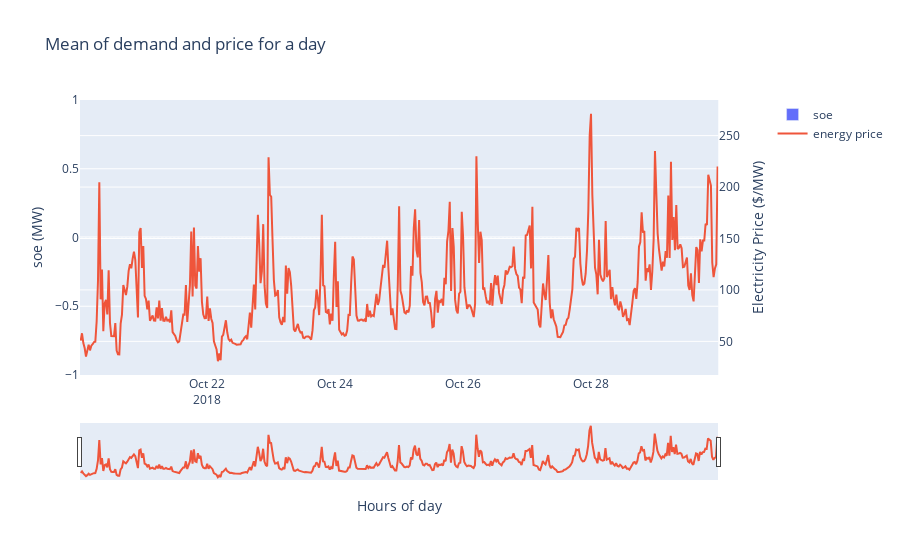

Here is the notebook cell this chart was saved with:
### Code cell
fig = make_subplots(specs=[[{"secondary_y": True}]])
fig.add_trace(go.Bar(x=results['timestamp'], y=results['soe'], name='soe'), secondary_y=False)
fig.add_trace(go.Scatter(x=results['timestamp'], y=results['en_price'], name='energy price'), secondary_y=True)

# Add figure title
fig.update_layout(
    title_text="Mean of demand and price for a day",
    xaxis_rangeslider_visible=True,
)

# Set x-axis title
fig.update_xaxes(title_text="Hours of day")

# Set y-axes titles
fig.update_yaxes(title_text="soe (MW)", secondary_y=False)
fig.update_yaxes(title_text="Electricity Price ($/MW)", secondary_y=True)

fig.show()

### Figure 1 — Plotly figure (JSON) as saved in the notebook; plotly's stock layout.template omitted (floating-point values rounded to 4 significant figures; data arrays with more than 128 entries replaced by an {"elided": "..."} marker saying what was removed)
{"data": [{"name": "soe", "type": "bar", "x": {"elided": "479 str values"}, "xaxis": "x", "y": {"elided": "479 int values"}, "yaxis": "y"}, {"name": "energy price", "type": "scatter", "x": {"elided": "479 str values"}, "xaxis": "x", "y": {"elided": "479 float values"}, "yaxis": "y2"}], "layout": {"title": {"text": "Mean of demand and price for a day"}, "xaxis": {"anchor": "y", "domain": [0, 0.94], "rangeslider": {"visible": true}, "title": {"text": "Hours of day"}}, "yaxis": {"anchor": "x", "domain": [0, 1], "title": {"text": "soe (MW)"}}, "yaxis2": {"anchor": "x", "overlaying": "y", "side": "right", "title": {"text": "Electricity Price ($/MW)"}}}}
